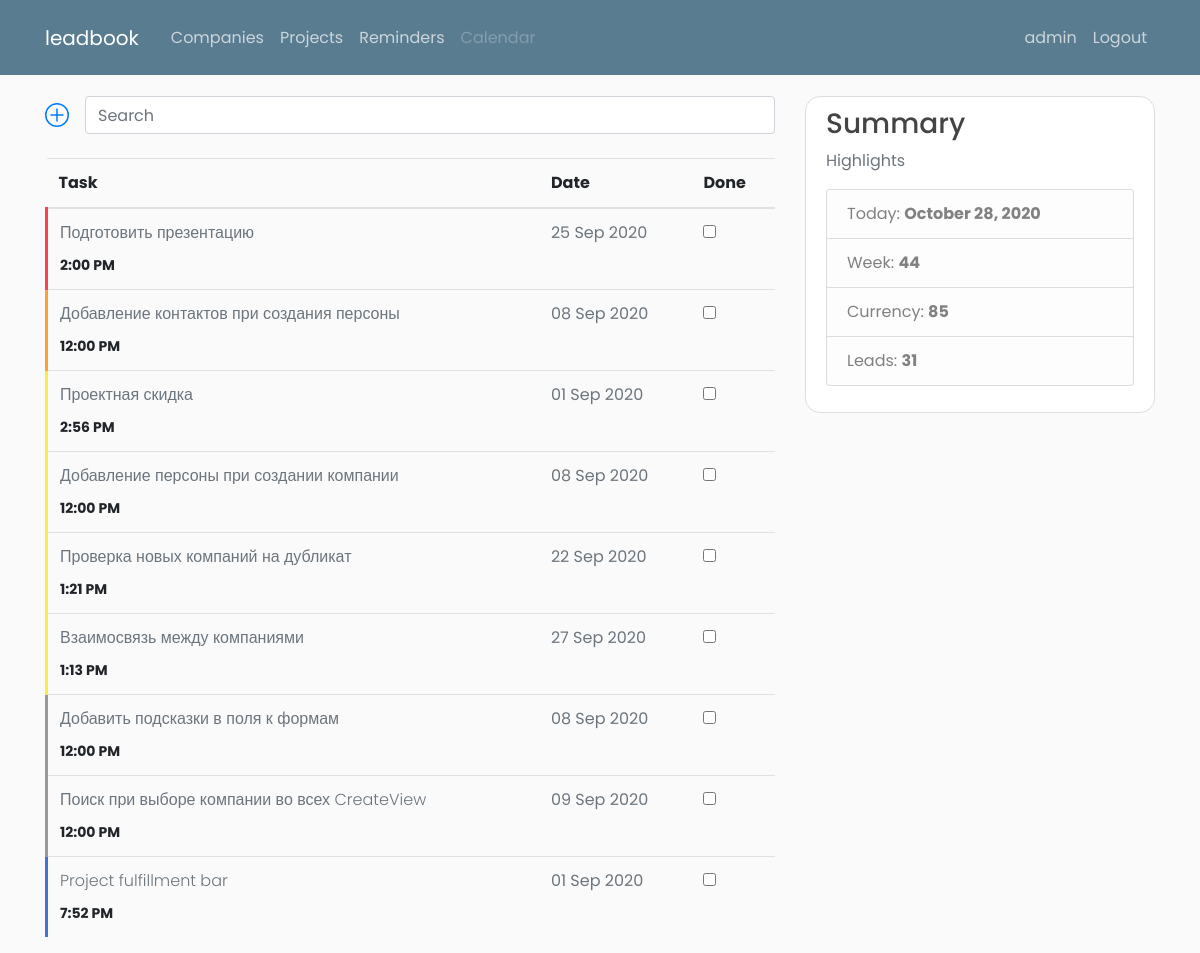
The page /business/reminders/ (signed in) on the database its author committed.
### accounts/models.py (models this page shows)
class User(AbstractUser):
    pass

### business/models.py (models this page shows, shortened)
class Reminder(models.Model):  # TODO: rename to "Task"
    task = models.CharField(max_length=45)
    description = models.TextField(max_length=5000)
    due_time = models.DateTimeField()
    done = models.BooleanField(default=False)
    importance = models.CharField(max_length=4, choices=ReminderImportance.choices, default=ReminderImportance.LOW)
    event = models.ForeignKey("business.Event", on_delete=models.SET_NULL, null=True, blank=True)
    company = models.ForeignKey("leads.Company", on_delete=models.SET_NULL, null=True)
    person = models.ForeignKey("leads.Person", on_delete=models.SET_NULL, null=True, blank=True)
    project = models.ForeignKey("Project", on_delete=models.SET_NULL, null=True, blank=True)
    manager = models.ForeignKey("accounts.User", null=True, on_delete=models.SET_NULL)
    class Meta:
        ordering = ["-importance", "due_time"]

### business/views.py (the view)
# urls.py: path('reminders/', ReminderList.as_view(), name='reminder-list'),
class ReminderList(generic.ListView):
    model = Reminder

### dashboard/context_processors.py (called while the page is built)
def summary(request):
    return {
        "global_week": date.today().isocalendar()[1],
        "global_currency": 85,  # get_currency(),
        "global_tasks": get_tasks(),
        "global_tasks_done": get_tasks_done(),
        "global_projects": get_projects(),
        "global_leads": get_leads(),
        "global_new_leads": get_new_leads()
    }

def get_leads():
    return Company.objects.count

def get_new_leads():
    time_threshold = timezone.now() - timedelta(days=15)
    new_leads = Company.objects.filter(date_added__gt=time_threshold).count
    return new_leads

def get_tasks():
    return Reminder.objects.count

def get_tasks_done():
    return Reminder.objects.filter(done=True).count

def get_projects():
    return Project.objects.count

### business/templates/business/reminder_list.html (shortened to what this page needs)
{% extends 'dashboard/base.html' %}
{% block content %}
<form class="form-inline d-flex md-form mr-auto mb-4 form-sm mt-0">
    <a href="{% url 'business:reminder-create' %}" class="mr-3">
    </a>
    <input class="form-control flex-fill w-auto" type="text" placeholder="Search" aria-label="Search">
</form>
<table class="table table-hover">
    <thead>
    <tr>
        <th scope="col">Task</th>
        <th scope="col">Date</th>
        <th scope="col">Done</th>
    </tr>
    </thead>
    <tbody>
    {% for reminder in reminder_list %}
    {% if not reminder.done %}
    <tr class="task-item {{ reminder.get_importance_display }}">
        <td>
            <div class="mb-2">
                <a href="{% url 'business:reminder-detail' reminder.pk %}" class="task-title text-muted">
                    {{ reminder.task|capfirst }}
                </a>
            </div>
            <span style="font-weight: 700; font-size: 14px">{{ reminder.due_time|time:"g:i A" }}</span>
        </td>
        <td class="text-muted">{{ reminder.due_time|date:"d M Y" }}</td>
        <td class="text-muted"><input type="checkbox" id="reminder{{ reminder.id }}" name="reminder{{ reminder.id }}" value="True"></td>
    </tr>
    {% endif %}
    {% endfor %}
    </tbody>
</table>
{% endblock content %}

### dashboard/templates/dashboard/base.html (shortened to what this page needs)
<!DOCTYPE html>
<html lang="en">
<head>
    <link rel="stylesheet" href="https://stackpath.bootstrapcdn.com/bootstrap/4.5.0/css/bootstrap.min.css">
    {% load static %}
    <link rel="stylesheet" type="text/css" href="{% static 'dashboard/main.css' %}">
</head>
<body>
<header class="site-header">
    <nav class="navbar navbar-expand-md navbar-dark bg-steel fixed-top">
        <div class="container">
            <a class="navbar-brand mr-4" href="{% url 'dashboard:home' %}">leadbook</a>
            <div class="collapse navbar-collapse" id="navbarToggle">
                <div class="navbar-nav mr-auto">
                    <a class="nav-item nav-link" href="{% url 'leads:companies' %}">Companies</a>
                    <a class="nav-item nav-link" href="{% url 'business:projects' %}">Projects</a>
                    <a class="nav-item nav-link" href="{% url 'business:reminder-list' %}">Reminders</a>
                    <a class="nav-item nav-link disabled" href="#">Calendar</a>
                </div>
                <div class="navbar-nav">
                    {% if user.is_authenticated %}
                    <a class="nav-item nav-link" href="{% url 'accounts:profile' %}">{{ user.username }}</a>
                    <a class="nav-item nav-link" href="{% url 'accounts:logout' %}">Logout</a>
                    {% else %}
                    <a class="nav-item nav-link" href="{% url 'accounts:login' %}">Login</a>
                    <a class="nav-item nav-link" href="{% url 'accounts:register' %}">Register</a>
                    {% endif %}
                </div>
            </div>
        </div>
    </nav>
</header>
<main role="main" class="container">
    <div class="row">
        <div class="col-md-8">
            {% block content %}{% endblock %}
        </div>
        <div class="col-md-4">
            <div class="content-section">
                <h3>Summary</h3>
                <p class='text-muted'>Highlights
                <ul class="list-group">
                    <li class="list-group-item list-group-item-light">Today: <strong>{% now "F d, Y" %}</strong></li>
                    <li class="list-group-item list-group-item-light">Week: <strong>{{ global_week }}</strong></li>
                    <li class="list-group-item list-group-item-light">Currency: <strong>{{ global_currency }}</strong></li>
                    <li class="list-group-item list-group-item-light">Leads: <strong>{{ global_leads }}</strong></li>
                </ul>
                </p>
            </div>
        </div>
    </div>
</main>
</body>
</body>
</html>

### dashboard/static/dashboard/main.css (style rules this page uses)
body { background: #fafafa; color: #333333; margin-top: 6rem; font-family: 'Poppins', sans-serif;; }
h1, h2, h3, h4, h5, h6 { color: #444444; }
ul { margin: 0; }
.navbar { padding: 1.1rem; font-size: 1rem; }
.bg-steel { background-color: #5a7c91; }
.site-header .navbar-nav .nav-link { color: #cbd5db; }
.content-section { background: #ffffff; padding: 10px 20px; border: 1px solid #dddddd; border-radius: 15px; margin-bottom: 20px; }
.task-item { border-left: 3px solid rgba(255, 255, 255, 0); }
.task-title { font-weight: 300; }
.Urgent { border-left-color: #fa4251; }
.High { border-left-color: #ffa037; }
.Medium { border-left-color: #faec42; }
.Low { border-left-color: #999; }
.Info { border-left-color: #4272d7; }

### rows shown on the page
User: username "admin"
Reminder: task "Подготовить презентацию", due_time "2:00 PM", due_time "25 Sep 2020"
Reminder: task "Добавление контактов при создания персоны", due_time "12:00 PM", due_time "08 Sep 2020"
Reminder: task "Проектная скидка", due_time "2:56 PM", due_time "01 Sep 2020"
Reminder: task "Добавление персоны при создании компании", due_time "12:00 PM", due_time "08 Sep 2020"
Reminder: task "Проверка новых компаний на дубликат", due_time "1:21 PM", due_time "22 Sep 2020"
Reminder: task "Взаимосвязь между компаниями", due_time "1:13 PM", due_time "27 Sep 2020"
Reminder: task "Добавить подсказки в поля к формам", due_time "12:00 PM", due_time "08 Sep 2020"
Reminder: task "Поиск при выборе компании во всех CreateView", due_time "12:00 PM", due_time "09 Sep 2020"
Reminder: task "Project fulfillment bar", due_time "7:52 PM", due_time "01 Sep 2020"

### other values the page prints
{{ global_week }} "44"
{{ global_currency }} "85"
{{ global_leads }} "31"
